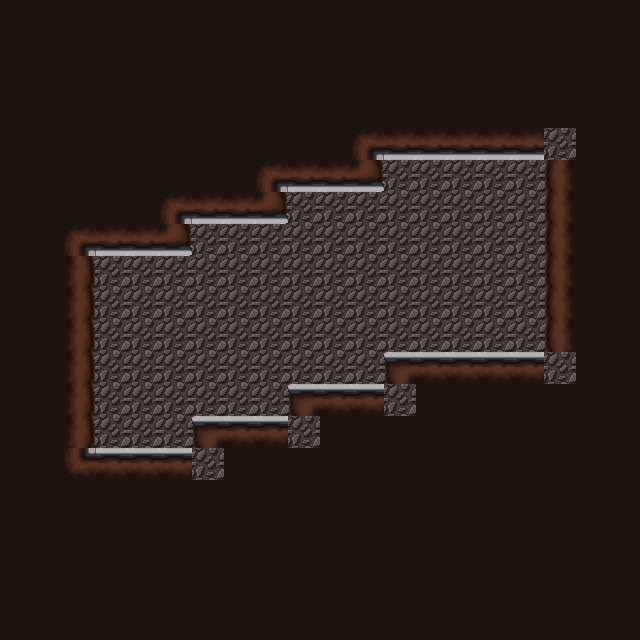

Below is a game level as drawn by its tile map, then a one-line description and the .tmx file that defines it, in full:
An orthogonal 20x20 tile map with 32x32 px tiles, 2 tile layers (Background, Tile Layer 1), 2 tilesets and 10 objects.

<map version="1.0" orientation="orthogonal" renderorder="right-down" width="20" height="20" tilewidth="32" tileheight="32" backgroundcolor="#00808080" nextobjectid="12">
 <tileset firstgid="1" source="../tilesets/GA-tileset.tsx" />
 <tileset firstgid="25" name="jord_stenlabb_texture" tilewidth="32" tileheight="32" tilecount="24" columns="6">
  <image source="../textures/jord_stenlabb_texture.png" trans="ff00ff" width="192" height="128" />
 </tileset>
 <layer name="Background" width="20" height="20">
  <properties>
   <property name="depth" value="200" />
  </properties>
  <data encoding="csv">
31,31,31,31,31,25,25,25,25,25,25,25,25,25,31,25,26,27,28,29,
37,37,37,37,37,31,31,31,31,31,31,31,31,31,37,25,26,27,28,29,
43,43,43,43,43,37,37,37,37,37,37,37,37,37,43,25,26,27,28,29,
25,25,25,25,26,27,28,29,30,43,43,43,43,43,43,25,26,27,28,29,
31,31,31,31,25,26,27,28,29,30,26,25,25,26,27,25,26,27,28,29,
37,37,37,37,25,25,26,27,28,29,30,31,25,26,27,25,26,27,28,29,
43,43,43,43,31,25,26,27,28,29,30,37,25,26,27,25,26,27,28,29,
43,44,45,46,37,31,25,26,27,28,29,30,25,26,27,25,26,27,28,29,
43,44,45,46,43,37,25,26,27,28,29,30,27,28,25,26,27,28,29,30,
43,44,45,46,47,43,25,26,27,28,29,30,30,30,25,26,27,28,29,30,
44,45,46,47,48,37,31,25,26,27,28,29,30,36,25,26,27,28,29,30,
44,45,46,47,48,43,25,25,25,25,26,27,28,29,30,26,27,28,29,30,
44,45,46,47,25,25,31,31,31,25,25,26,27,28,29,30,27,28,29,30,
44,45,46,25,31,31,37,37,37,31,25,26,27,28,29,30,27,28,29,30,
44,45,46,31,37,37,43,43,43,25,26,27,28,29,30,30,26,27,28,29,
44,45,46,37,43,43,43,44,45,25,26,27,28,29,30,36,26,27,28,29,
44,45,46,43,43,44,45,46,47,25,26,27,28,29,30,42,28,29,30,30,
44,45,46,43,44,45,46,47,48,31,32,33,34,35,36,48,30,30,30,36,
44,45,46,47,48,48,43,44,45,37,38,39,40,41,42,36,36,36,36,42,
0,0,0,0,0,0,0,0,0,0,0,0,0,0,0,0,0,0,0,0
</data>
 </layer>
 <layer name="Tile Layer 1" width="20" height="20">
  <properties>
   <property name="depth" value="-200" />
  </properties>
  <data encoding="csv">
10,10,10,10,10,10,10,10,10,10,10,10,10,10,10,10,10,10,10,10,
10,10,10,10,10,10,10,10,10,10,10,10,10,10,10,10,10,10,10,10,
10,10,10,10,10,10,10,10,10,10,10,10,10,10,10,10,10,10,10,10,
10,10,10,10,10,10,10,10,10,10,10,10,10,10,10,10,10,10,10,10,
10,10,10,10,10,10,10,10,10,10,10,7,18,18,18,18,18,8,10,10,
10,10,10,10,10,10,10,10,7,18,18,19,0,0,0,0,0,9,10,10,
10,10,10,10,10,7,18,18,19,0,0,0,0,0,0,0,0,9,10,10,
10,10,7,18,18,19,0,0,0,0,0,0,0,0,0,0,0,9,10,10,
10,10,11,0,0,0,0,0,0,0,0,0,0,0,0,0,0,9,10,10,
10,10,11,0,0,0,0,0,0,0,0,0,0,0,0,0,0,9,10,10,
10,10,11,0,0,0,0,0,0,0,0,0,0,0,0,0,0,9,10,10,
10,10,11,0,0,0,0,0,0,0,0,0,1,2,2,2,2,24,10,10,
10,10,11,0,0,0,0,0,0,1,2,2,24,10,10,10,10,10,10,10,
10,10,11,0,0,0,1,2,2,24,10,10,10,10,10,10,10,10,10,10,
10,10,23,2,2,2,24,10,10,10,10,10,10,10,10,10,10,10,10,10,
10,10,10,10,10,10,10,10,10,10,10,10,10,10,10,10,10,10,10,10,
10,10,10,10,10,10,10,10,10,10,10,10,10,10,10,10,10,10,10,10,
10,10,10,10,10,10,10,10,10,10,10,10,10,10,10,10,10,10,10,10,
10,10,10,10,10,10,10,10,10,10,10,10,10,10,10,10,10,10,10,10,
10,10,10,10,10,10,10,10,10,10,10,10,10,10,10,10,10,10,10,10
</data>
 </layer>
 <objectgroup name="Collisions">
  <object id="2" x="64" y="448" width="128" height="32" />
  <object id="3" x="192" y="416" width="96" height="64" />
  <object id="4" x="288" y="384" width="96" height="64" />
  <object id="5" x="384" y="352" width="192" height="64" />
  <object id="6" x="544" y="128" width="32" height="224" />
  <object id="7" x="352" y="128" width="192" height="32" />
  <object id="8" x="256" y="160" width="128" height="32" />
  <object id="9" x="160" y="192" width="128" height="32" />
  <object id="10" x="64" y="224" width="128" height="32" />
  <object id="11" x="64" y="256" width="32" height="192" />
 </objectgroup>
</map>